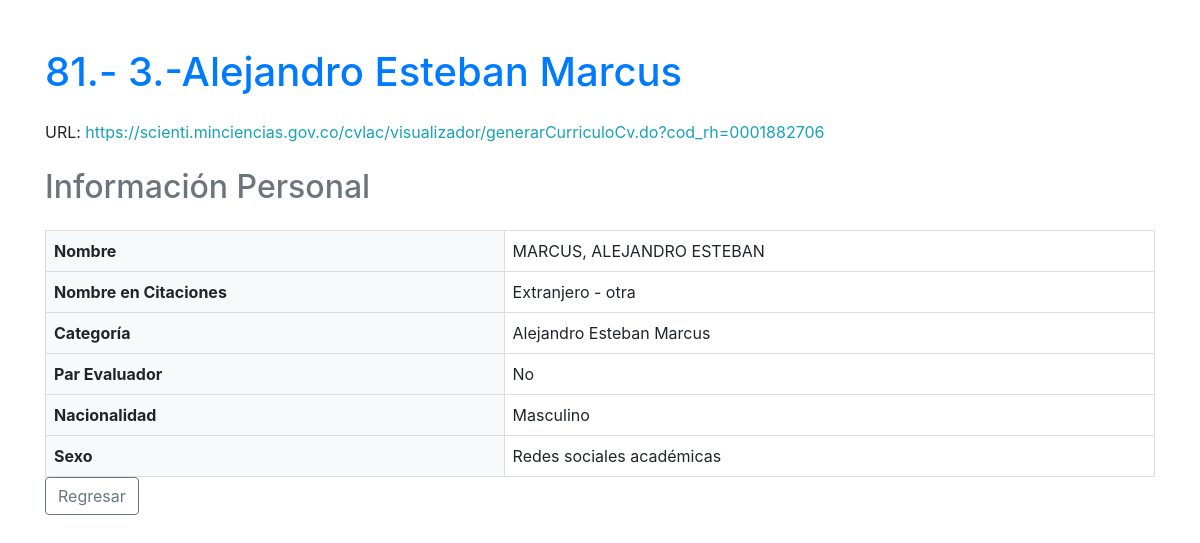
The app's page /ingenieria-sistemas/entry/81/ with its own data.
### scraping/models.py (models this page shows, shortened)
class Entry(models.Model):
    name = models.CharField(max_length=255)
    href = models.URLField()

class PersonalInfo(models.Model):
    entry = models.OneToOneField(Entry, on_delete=models.CASCADE)
    nombre = models.CharField(max_length=255, blank=True, null=True)
    nombre_citaciones = models.CharField(max_length=255, blank=True, null=True)  # Nuevo campo
    categoria = models.CharField(max_length=255, blank=True, null=True)  # Nuevo campo
    par_evaluador = models.BooleanField(default=False)  # Nuevo campo
    nacionalidad = models.CharField(max_length=100, blank=True, null=True)
    sexo = models.CharField(max_length=50, blank=True, null=True)  # Nuevo campo

### scraping/views.py (the view)
# urls.py: path('ingenieria-sistemas/entry/<int:pk>/', views.entry_detail, name='entry_detail'),
def entry_detail(request, pk):
    entry = get_object_or_404(Entry, pk=pk)
    personal_info = PersonalInfo.objects.filter(entry=entry).first()
    investigaciones = Investigacion.objects.filter(entry=entry)
    return render(request, 'scraping/entry_detail.html', {
        'entry': entry,
        'personal_info': personal_info,
        'investigaciones': investigaciones
    })

### scraping/templates/scraping/entry_detail.html (shortened to what this page needs)
<!DOCTYPE html>
<html lang="es">
<head>
    <link href="https://stackpath.bootstrapcdn.com/bootstrap/4.5.2/css/bootstrap.min.css" rel="stylesheet">
</head>
<body>
    <div class="container mt-5">
        <h1 class="mb-4 text-primary">{{ entry.id }}.- {{ entry.name }}</h1>
        <p class="mb-4">
            URL: <a href="{{ entry.href }}" class="text-info" target="_blank">{{ entry.href }}</a>
        </p>
        {% if personal_info %}
        <h2 class="mb-4 text-secondary">Información Personal</h2>
        <table class="table-custom">
            <tr><th>Nombre</th><td>{{ personal_info.nombre }}</td></tr>
            <tr><th>Nombre en Citaciones</th><td>{{ personal_info.nombre_citaciones|default:"No disponible" }}</td></tr>
            <tr><th>Categoría</th><td>{{ personal_info.categoria|default:"No disponible" }}</td></tr>
            <tr><th>Par Evaluador</th><td>{% if personal_info.par_evaluador %} Sí {% else %} No {% endif %}</td></tr>
            <tr><th>Nacionalidad</th><td>{{ personal_info.nacionalidad }}</td></tr>
            <tr><th>Sexo</th><td>{{ personal_info.sexo|default:"No disponible" }}</td></tr>
        </table>
        {% else %}
        <p>No se encontró información personal.</p>
        {% endif %}
        <a href="{% url 'entry_list' %}" class="btn btn-outline-secondary">Regresar</a>
    </div>
</body>
</html>

### scraping/templates/scraping/entry_detail.html (style rules this page uses)
.table-custom { width: 100%; border-collapse: collapse; }
.table-custom th, .table-custom td { border: 1px solid #ddd; padding: 8px; }
.table-custom th { background-color: #f8f9fa; text-align: left; }

### records on screen
Entry: id "81", name "3.-Alejandro Esteban Marcus", href "https://scienti.minciencias.gov.co/cvlac/visualizador/generarCurriculoCv.do?cod_rh=0001882706"
PersonalInfo: nombre "MARCUS, ALEJANDRO ESTEBAN", nombre_citaciones "Extranjero - otra", categoria "Alejandro Esteban Marcus", nacionalidad "Masculino", sexo "Redes sociales académicas"
